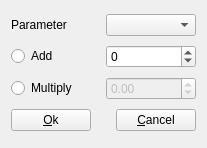
<?xml version="1.0" encoding="UTF-8"?>
<ui version="4.0">
 <class>ToolFastEditSmpl_gui</class>
 <widget class="QWidget" name="ToolFastEditSmpl_gui">
  <property name="geometry">
   <rect>
    <x>0</x>
    <y>0</y>
    <width>207</width>
    <height>148</height>
   </rect>
  </property>
  <property name="windowTitle">
   <string notr="true">Form</string>
  </property>
  <layout class="QGridLayout" name="gridLayout">
   <item row="3" column="0" colspan="2">
    <layout class="QHBoxLayout" name="horizontalLayout">
     <item>
      <widget class="QPushButton" name="pushOk">
       <property name="text">
        <string>&amp;Ok</string>
       </property>
      </widget>
     </item>
     <item>
      <spacer name="horizontalSpacer">
       <property name="orientation">
        <enum>Qt::Horizontal</enum>
       </property>
       <property name="sizeHint" stdset="0">
        <size>
         <width>40</width>
         <height>20</height>
        </size>
       </property>
      </spacer>
     </item>
     <item>
      <widget class="QPushButton" name="pushCancel">
       <property name="text">
        <string>&amp;Cancel</string>
       </property>
      </widget>
     </item>
    </layout>
   </item>
   <item row="2" column="1">
    <widget class="QDoubleSpinBox" name="doubleSpinMultiply">
     <property name="enabled">
      <bool>false</bool>
     </property>
     <property name="minimum">
      <double>-100.000000000000000</double>
     </property>
     <property name="maximum">
      <double>100.000000000000000</double>
     </property>
     <property name="singleStep">
      <double>0.100000000000000</double>
     </property>
    </widget>
   </item>
   <item row="1" column="0">
    <widget class="QRadioButton" name="radioAdd">
     <property name="text">
      <string>Add</string>
     </property>
    </widget>
   </item>
   <item row="2" column="0">
    <widget class="QRadioButton" name="radioMultiply">
     <property name="text">
      <string>Multiply</string>
     </property>
    </widget>
   </item>
   <item row="0" column="1">
    <widget class="QComboBox" name="comboParameter"/>
   </item>
   <item row="0" column="0">
    <widget class="QLabel" name="label">
     <property name="text">
      <string>Parameter</string>
     </property>
    </widget>
   </item>
   <item row="1" column="1">
    <widget class="QSpinBox" name="spinAdd">
     <property name="minimum">
      <number>-1000000</number>
     </property>
     <property name="maximum">
      <number>1000000</number>
     </property>
    </widget>
   </item>
  </layout>
 </widget>
 <tabstops>
  <tabstop>comboParameter</tabstop>
  <tabstop>radioAdd</tabstop>
  <tabstop>spinAdd</tabstop>
  <tabstop>radioMultiply</tabstop>
  <tabstop>doubleSpinMultiply</tabstop>
  <tabstop>pushOk</tabstop>
  <tabstop>pushCancel</tabstop>
 </tabstops>
 <resources/>
 <connections/>
</ui>
